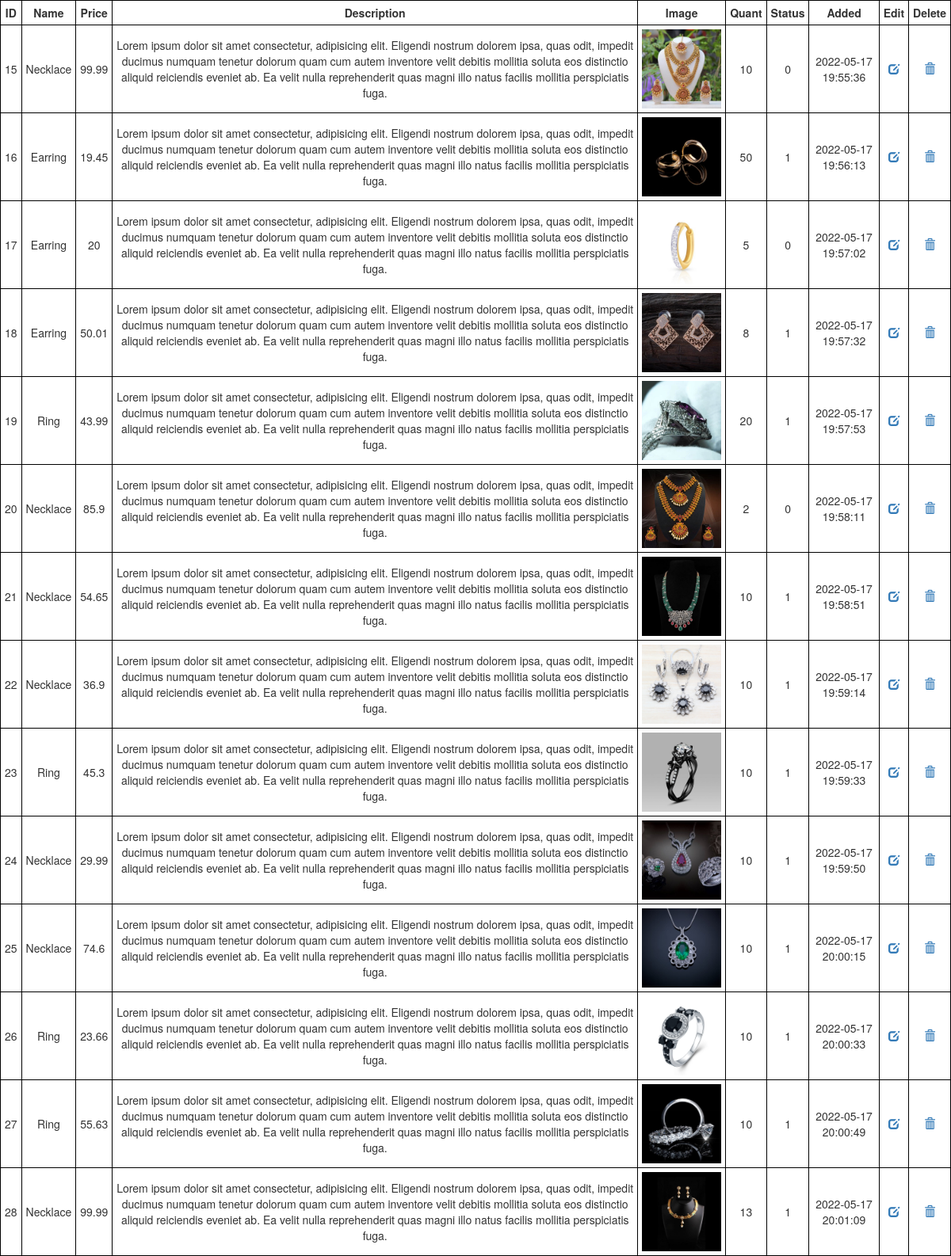
Page /webE-Commerce/allProducts.php on the committed database.
### tables this page shows
CREATE TABLE `products` (
  `p_id` int(11) NOT NULL,
  `name` varchar(150) NOT NULL,
  `price` float NOT NULL,
  `description` text NOT NULL,
  `image` varchar(500) NOT NULL,
  `quantity` int(11) NOT NULL,
  `status` tinyint(1) NOT NULL,
  `created_on` timestamp NOT NULL DEFAULT current_timestamp()
);

### webE-Commerce/allProducts.php (the view, shortened to what this page needs)
<!DOCTYPE html>
<html lang="en">
<head>
	<link href="css/bootstrap.min.css" rel="stylesheet">
	<link rel="stylesheet" type="text/css" href="css/style.css">
	<link href="css/style.css?v=<?php echo time(); ?>" rel="stylesheet" type="text/css" />
</head>
<body>
	<table>
		<thead>
			<th>ID</th>
			<th>Name</th>
			<th>Price</th>
			<th>Description</th>
			<th>Image</th>
			<th>Quant</th>
			<th>Status</th>
			<th>Added</th>
			<th>Edit</th>
			<th>Delete</th>
		</thead>
		<tbody>
			<?php
			include('connection.php');
			$sql = "Select * From products ";
			$result = $con->query($sql);
			while ($row = mysqli_fetch_array($result)) { ?>
				<tr>
					<td><?php echo $row['p_id']; ?></td>
					<td><?php echo $row['name']; ?></td>
					<td><?php echo $row['price']; ?></td>
					<td><?php echo $row['description']; ?></td>
					<td><img src="<?php echo $row['image']; ?>" alt="" width="100px"></td>
					<td><?php echo $row['quantity']; ?></td>
					<td><?php echo $row['status']; ?></td>
					<td><?php echo $row['created_on']; ?></td>
					<td>
						<a href="editProduct.php?p_id=<?php echo $row['p_id']; ?>"><i class="glyphicon glyphicon-edit"></i></a>
					</td>
					<td>
						<a href="productRemove.php?p_id=<?php echo $row['p_id']; ?>" onclick=" return confirm('Are you sure to delete this product?')"><i class="glyphicon glyphicon-trash"></i></a>
					</td>
				</tr>
			<?php } ?>
		</tbody>
	</table>
</body>
</html>

### webE-Commerce/css/style.css (style rules this page uses)
.products-all table td, th { border: 1px solid #000; padding: 5px; text-align: center; }

### webE-Commerce/allProducts.php (style rules this page uses)
td { border: 1px solid #000; padding: 5px; text-align: center; }
th { text-align: center; }

### rows in the picture
products: p_id "15", name "Necklace", price "99.99", description "Lorem ipsum dolor sit amet consectetur, adipisicing elit. Eligendi nostrum dolorem ipsa, quas odit, impedit ducimus numquam tenetur dolorum quam cum autem inventore velit debitis mollitia soluta eos distinctio aliquid reiciendis eveniet ab. Ea velit nulla reprehenderit quas magni illo natus facilis mollitia perspiciatis fuga.", image (picture), quantity "10", status "0", created_on "2022-05-17 19:55:36"
products: p_id "16", name "Earring", price "19.45", description "Lorem ipsum dolor sit amet consectetur, adipisicing elit. Eligendi nostrum dolorem ipsa, quas odit, impedit ducimus numquam tenetur dolorum quam cum autem inventore velit debitis mollitia soluta eos distinctio aliquid reiciendis eveniet ab. Ea velit nulla reprehenderit quas magni illo natus facilis mollitia perspiciatis fuga.", image (picture), quantity "50", status "1", created_on "2022-05-17 19:56:13"
products: p_id "17", name "Earring", price "20", description "Lorem ipsum dolor sit amet consectetur, adipisicing elit. Eligendi nostrum dolorem ipsa, quas odit, impedit ducimus numquam tenetur dolorum quam cum autem inventore velit debitis mollitia soluta eos distinctio aliquid reiciendis eveniet ab. Ea velit nulla reprehenderit quas magni illo natus facilis mollitia perspiciatis fuga.", image (picture), quantity "5", status "0", created_on "2022-05-17 19:57:02"
products: p_id "18", name "Earring", price "50.01", description "Lorem ipsum dolor sit amet consectetur, adipisicing elit. Eligendi nostrum dolorem ipsa, quas odit, impedit ducimus numquam tenetur dolorum quam cum autem inventore velit debitis mollitia soluta eos distinctio aliquid reiciendis eveniet ab. Ea velit nulla reprehenderit quas magni illo natus facilis mollitia perspiciatis fuga.", image (picture), quantity "8", status "1", created_on "2022-05-17 19:57:32"
products: p_id "19", name "Ring", price "43.99", description "Lorem ipsum dolor sit amet consectetur, adipisicing elit. Eligendi nostrum dolorem ipsa, quas odit, impedit ducimus numquam tenetur dolorum quam cum autem inventore velit debitis mollitia soluta eos distinctio aliquid reiciendis eveniet ab. Ea velit nulla reprehenderit quas magni illo natus facilis mollitia perspiciatis fuga.", image (picture), quantity "20", status "1", created_on "2022-05-17 19:57:53"
products: p_id "20", name "Necklace", price "85.9", description "Lorem ipsum dolor sit amet consectetur, adipisicing elit. Eligendi nostrum dolorem ipsa, quas odit, impedit ducimus numquam tenetur dolorum quam cum autem inventore velit debitis mollitia soluta eos distinctio aliquid reiciendis eveniet ab. Ea velit nulla reprehenderit quas magni illo natus facilis mollitia perspiciatis fuga.", image (picture), quantity "2", status "0", created_on "2022-05-17 19:58:11"
products: p_id "21", name "Necklace", price "54.65", description "Lorem ipsum dolor sit amet consectetur, adipisicing elit. Eligendi nostrum dolorem ipsa, quas odit, impedit ducimus numquam tenetur dolorum quam cum autem inventore velit debitis mollitia soluta eos distinctio aliquid reiciendis eveniet ab. Ea velit nulla reprehenderit quas magni illo natus facilis mollitia perspiciatis fuga.", image (picture), quantity "10", status "1", created_on "2022-05-17 19:58:51"
products: p_id "22", name "Necklace", price "36.9", description "Lorem ipsum dolor sit amet consectetur, adipisicing elit. Eligendi nostrum dolorem ipsa, quas odit, impedit ducimus numquam tenetur dolorum quam cum autem inventore velit debitis mollitia soluta eos distinctio aliquid reiciendis eveniet ab. Ea velit nulla reprehenderit quas magni illo natus facilis mollitia perspiciatis fuga.", image (picture), quantity "10", status "1", created_on "2022-05-17 19:59:14"
products: p_id "23", name "Ring", price "45.3", description "Lorem ipsum dolor sit amet consectetur, adipisicing elit. Eligendi nostrum dolorem ipsa, quas odit, impedit ducimus numquam tenetur dolorum quam cum autem inventore velit debitis mollitia soluta eos distinctio aliquid reiciendis eveniet ab. Ea velit nulla reprehenderit quas magni illo natus facilis mollitia perspiciatis fuga.", image (picture), quantity "10", status "1", created_on "2022-05-17 19:59:33"
products: p_id "24", name "Necklace", price "29.99", description "Lorem ipsum dolor sit amet consectetur, adipisicing elit. Eligendi nostrum dolorem ipsa, quas odit, impedit ducimus numquam tenetur dolorum quam cum autem inventore velit debitis mollitia soluta eos distinctio aliquid reiciendis eveniet ab. Ea velit nulla reprehenderit quas magni illo natus facilis mollitia perspiciatis fuga.", image (picture), quantity "10", status "1", created_on "2022-05-17 19:59:50"
products: p_id "25", name "Necklace", price "74.6", description "Lorem ipsum dolor sit amet consectetur, adipisicing elit. Eligendi nostrum dolorem ipsa, quas odit, impedit ducimus numquam tenetur dolorum quam cum autem inventore velit debitis mollitia soluta eos distinctio aliquid reiciendis eveniet ab. Ea velit nulla reprehenderit quas magni illo natus facilis mollitia perspiciatis fuga.", image (picture), quantity "10", status "1", created_on "2022-05-17 20:00:15"
products: p_id "26", name "Ring", price "23.66", description "Lorem ipsum dolor sit amet consectetur, adipisicing elit. Eligendi nostrum dolorem ipsa, quas odit, impedit ducimus numquam tenetur dolorum quam cum autem inventore velit debitis mollitia soluta eos distinctio aliquid reiciendis eveniet ab. Ea velit nulla reprehenderit quas magni illo natus facilis mollitia perspiciatis fuga.", image (picture), quantity "10", status "1", created_on "2022-05-17 20:00:33"
products: p_id "27", name "Ring", price "55.63", description "Lorem ipsum dolor sit amet consectetur, adipisicing elit. Eligendi nostrum dolorem ipsa, quas odit, impedit ducimus numquam tenetur dolorum quam cum autem inventore velit debitis mollitia soluta eos distinctio aliquid reiciendis eveniet ab. Ea velit nulla reprehenderit quas magni illo natus facilis mollitia perspiciatis fuga.", image (picture), quantity "10", status "1", created_on "2022-05-17 20:00:49"
products: p_id "28", name "Necklace", price "99.99", description "Lorem ipsum dolor sit amet consectetur, adipisicing elit. Eligendi nostrum dolorem ipsa, quas odit, impedit ducimus numquam tenetur dolorum quam cum autem inventore velit debitis mollitia soluta eos distinctio aliquid reiciendis eveniet ab. Ea velit nulla reprehenderit quas magni illo natus facilis mollitia perspiciatis fuga.", image (picture), quantity "13", status "1", created_on "2022-05-17 20:01:09"
